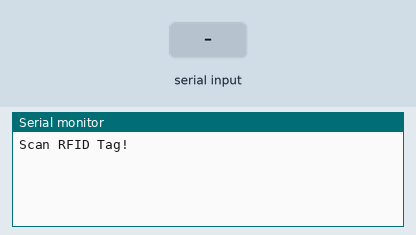
Bench run of a sketch on a simulated Arduino Uno, built with avr-gcc and run on an emulated ATmega328P. On the bench: the last lines printed to the serial monitor. Inputs (shaded band) come from the test bench.

Above: at 1.2 s.
1.3 s: "1" received over the second serial link
At 2.5 s:
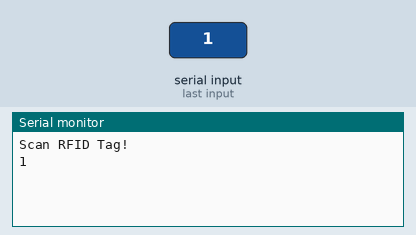
2.8 s: "0" received over the second serial link
At 3.9 s:
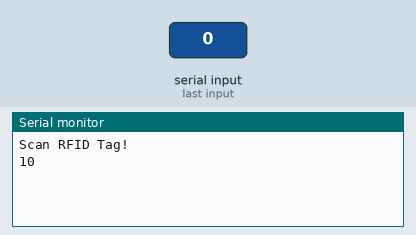

Measured:
- after the input at 1.3 s, the serial monitor: prints a new line at once (image 1)
- after the input at 2.8 s, the serial monitor: prints a new line at once (image 2)

The sketch:

RFID_arduino.ino
```cpp
#include <SoftwareSerial.h>
    SoftwareSerial mySerial(2, 3);
    void setup()
    {
      Serial.begin(57600);
      Serial.println("Scan RFID Tag!");
      // set the data rate for the NewSoftSerial port
      mySerial.begin(9600);
    }
    void loop()                     // run over and over again
    {
      if (mySerial.available()) {
          Serial.print((char)mySerial.read());
      }
      if (Serial.available()) {
          mySerial.print((char)Serial.read());
      }
    }
```
